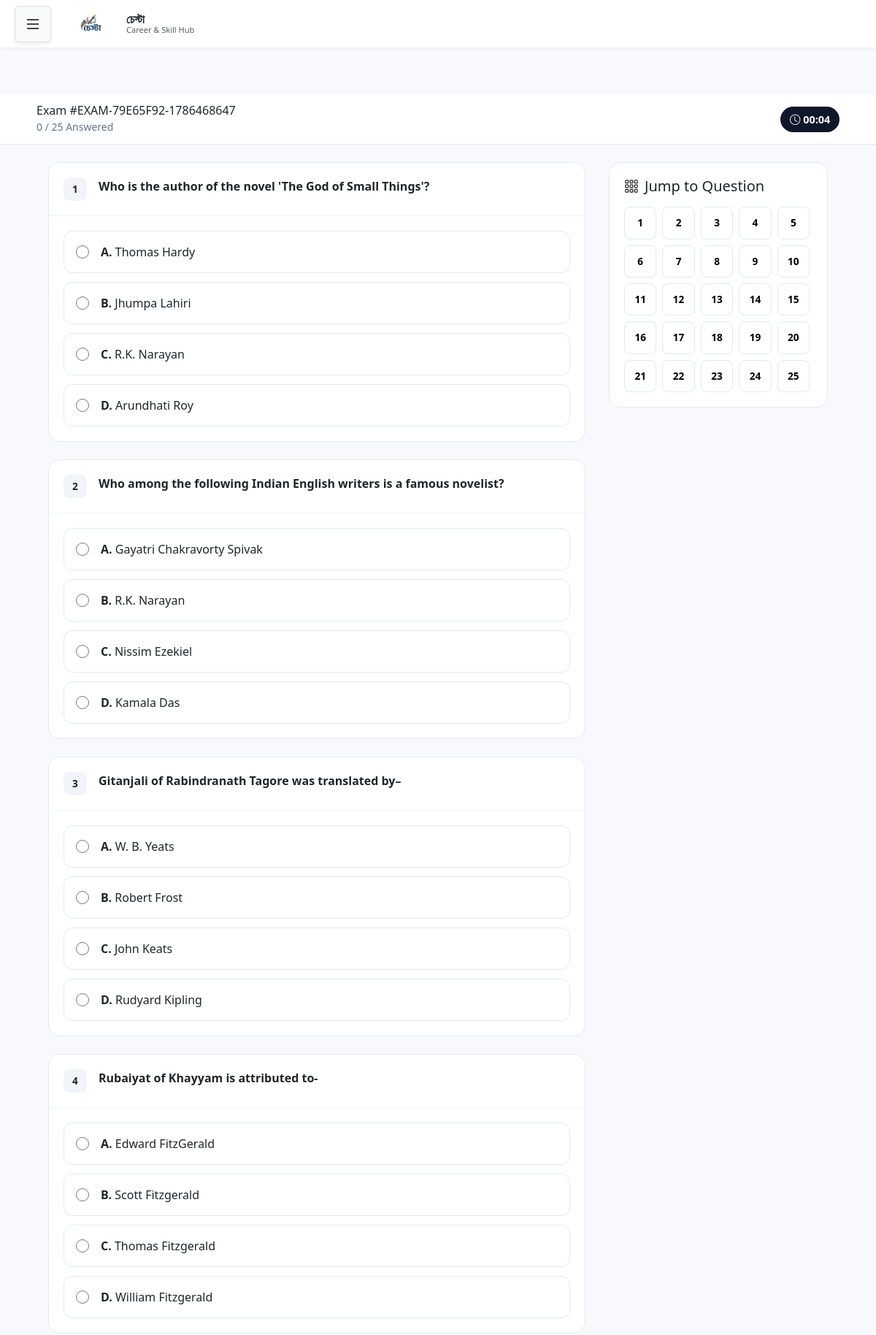
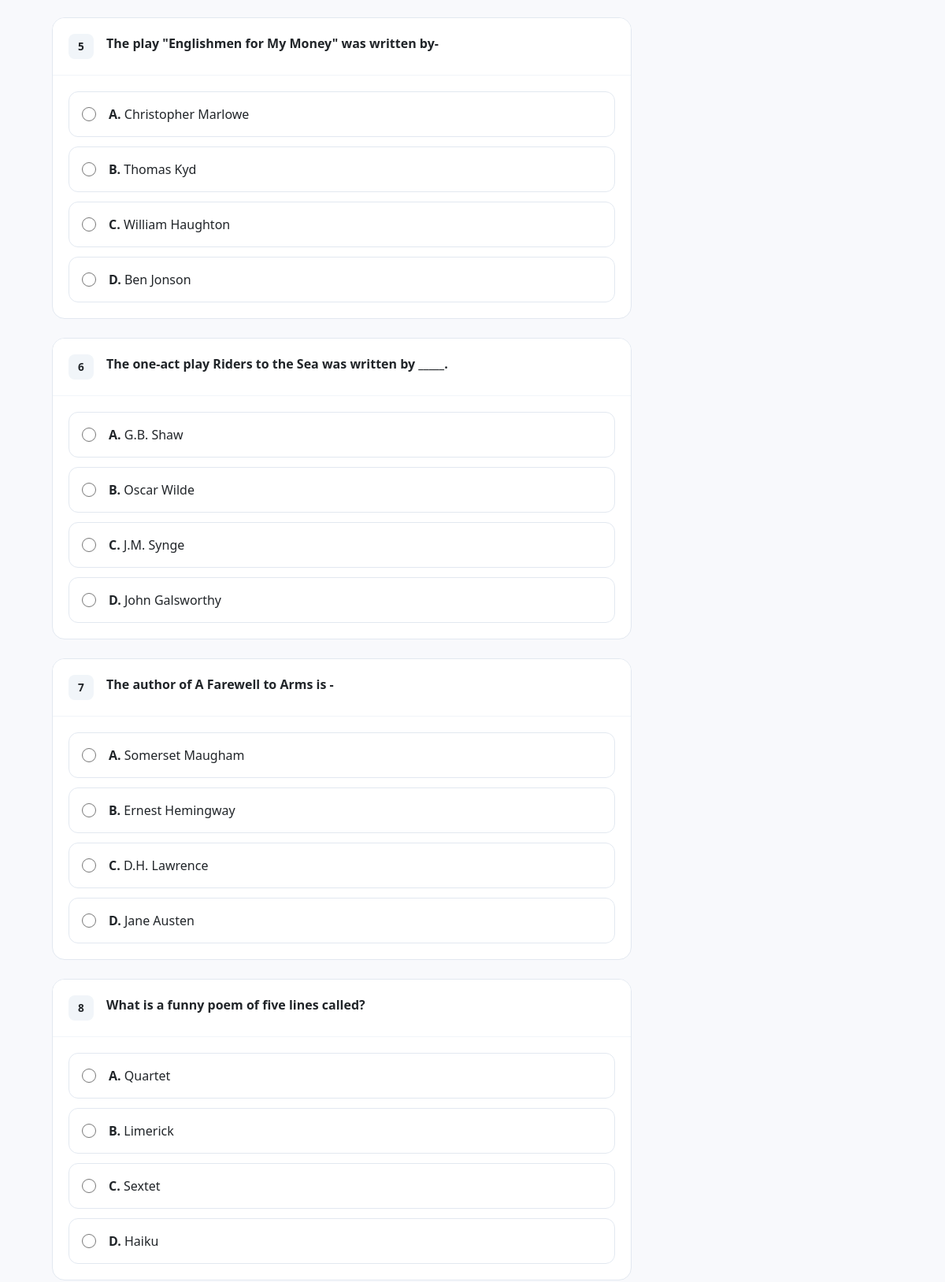
The app's page /view_exam.php?id=EXAM-79E65F92-1786468647 (signed in, upper part) with its own data (2 pictures, top to bottom).
### tables this page shows
CREATE TABLE `exam_questions` (
  `id` int(11) NOT NULL,
  `exam_id` varchar(100) NOT NULL,
  `question_id` int(11) NOT NULL,
  `br_code` varchar(20) DEFAULT NULL,
  `org_code` varchar(20) DEFAULT NULL,
  `entry_user` varchar(200) DEFAULT NULL,
  `entry_date` date DEFAULT NULL
);

CREATE TABLE `questions` (
  `id` int(11) NOT NULL,
  `topic_id` int(11) NOT NULL,
  `question` text NOT NULL,
  `option_a` text NOT NULL,
  `image_url_option_a` varchar(500) DEFAULT NULL,
  `option_b` text NOT NULL,
  `image_url_option_b` varchar(500) DEFAULT NULL,
  `option_c` text NOT NULL,
  `image_url_option_c` varchar(500) DEFAULT NULL,
  `option_d` text NOT NULL,
  `image_url_option_d` varchar(500) DEFAULT NULL,
  `correct_option` char(1) NOT NULL,
  `explanation` text DEFAULT NULL,
  `explanation_image_url` varchar(500) DEFAULT NULL,
  `referance_exam_id` int(10) UNSIGNED DEFAULT NULL,
  `exam_reference` varchar(255) DEFAULT NULL,
  `BR_CODE` varchar(20) DEFAULT NULL,
  `ORG_CODE` varchar(20) DEFAULT NULL,
  `AUTHORIZED_STATUS` char(1) DEFAULT 'Y',
  `AUTHORIZED_USER` varchar(100) DEFAULT NULL,
  `AUTHORIZED_DATE` date DEFAULT NULL,
  `ENTRY_DATE` date DEFAULT NULL,
  `ENTRY_USER` varchar(200) DEFAULT NULL,
  `EDIT_DATE` date DEFAULT NULL,
  `EDIT_USER` varchar(200) DEFAULT NULL,
  `DELETE_USER` varchar(200) DEFAULT NULL,
  `DELETE_DATE` date DEFAULT NULL,
  `upload_process_id` varchar(50) NOT NULL,
  `exam_year` int(11) NOT NULL,
  `exam_date` date DEFAULT NULL,
  `exam_taker` varchar(250) DEFAULT NULL,
  `remarks` varchar(500) DEFAULT NULL,
  `image_url` varchar(500) DEFAULT NULL,
  `question_hash` char(32) DEFAULT NULL
);

### view_exam.php (the view, shortened to what this page needs)
<?php
require 'db.php';
$exam_id = isset($_GET['id']) ? preg_replace('/[^A-Za-z0-9\-]/', '', $_GET['id']) : '';
function fetchExamQuestionsDirect($pdo, $eid) {
    $sql = "SELECT
                ex.question_id,
                q.question AS questiontext,
                q.option_a,
                q.option_b,
                q.option_c,
                q.option_d,
                q.image_url_option_a,
                q.image_url_option_b,
                q.image_url_option_c,
                q.image_url_option_d,
                q.correct_option,
                q.explanation,
                q.explanation_image_url,
                q.image_url,
                l.id AS level_id,
                s.id AS subject_id,
                c.id AS chapter_id,
                t.id AS topic_id,
                q.BR_CODE AS br_code,
                q.ORG_CODE AS org_code,
                q.exam_year,
                q.exam_date
            FROM exam_questions ex
            INNER JOIN questions q ON ex.question_id = q.id
            LEFT JOIN topics t ON q.topic_id = t.id
            LEFT JOIN chapters c ON t.chapter_id = c.id
            LEFT JOIN subjects s ON c.subject_id = s.id
            LEFT JOIN levels l ON s.level_id = l.id
            WHERE ex.exam_id = :eid
            ORDER BY ex.id ASC";
    $stmt = $pdo->prepare($sql);
    $stmt->execute(['eid' => $eid]);
    return $stmt->fetchAll(PDO::FETCH_ASSOC);
}
$results = $_SESSION['results'][$exam_id] ?? null;
$questions = [];
if (!$results) {
    if (!isset($_SESSION['questions'][$exam_id]) || empty($_SESSION['questions'][$exam_id])) {
        $_SESSION['questions'][$exam_id] = fetchExamQuestionsDirect($pdo, $exam_id);
    }
    $questions = $_SESSION['questions'][$exam_id] ?? [];
}
?>
<!DOCTYPE html>
<html lang="bn">
<head>
    <link href="https://cdn.jsdelivr.net/npm/bootstrap-icons@1.11.3/font/bootstrap-icons.css" rel="stylesheet">
</head>
<body class="d-flex flex-column min-vh-100">
    <?php include 'header.php'; ?>
    <main class="flex-grow-1">
    <?php if ($results): ?>
        <div class="container my-4" style="max-width: 900px;">
            <div class="text-center p-4 rounded mb-4" style="background: <?= $results['grade']['color'] ?>; color:white;">
                <h1><i class="bi <?= $results['grade']['icon'] ?>"></i> <?= htmlspecialchars($results['grade']['label']) ?></h1>
                <h2>Score: <?= $results['pct'] ?>%</h2>
            </div>
            <div class="card shadow mb-5">
                <div class="card-header bg-dark text-white text-center py-3">
                    <h3 class="m-0">পরীক্ষার ফলাফল (Exam Review)</h3>
                </div>
                <div class="card-body p-4">
                    <div class="row text-center mb-4 g-2 fs-5">
                        <div class="col-6 col-md-3"><strong>মোট:</strong> <?= $results['total'] ?></div>
                        <div class="col-6 col-md-3 text-success"><strong>সঠিক:</strong> <?= $results['correct'] ?></div>
                        <div class="col-6 col-md-3 text-danger"><strong>ভুল:</strong> <?= $results['incorrect'] ?></div>
                        <div class="col-6 col-md-3 text-warning"><strong>বাকি:</strong> <?= $results['unanswered'] ?></div>
                    </div>
                    <hr>
                    <?php foreach ($results['review'] as $i => $res): ?>
                        <?php $qnum = $i + 1; ?>
                        <div class="mb-4 border-bottom pb-3">
                            <h5 class="mb-3"><?= $qnum . ". " . htmlspecialchars($res['question']) ?></h5>
                            <?php if (!empty($res['image_url'])): ?>
                                <img src="<?= htmlspecialchars(toDirectImageUrl($res['image_url'])) ?>" alt="Question <?= $qnum ?> image" class="review-img">
                            <?php endif; ?>
                            <?php foreach ($res['options'] as $key => $opt):
                                if (empty($opt)) continue;
                                $optImg = $res['option_images'][$key] ?? '';
                                $class = "";
                                $icon = "";
                                if ($res['given_answer'] === $key) {
                                    if ($key === $res['correct_option']) {
                                        $class = "text-success fw-bold border-success";
                                        $icon = " <i class='bi bi-check-circle-fill'></i>";
                                    } else {
                                        $class = "text-danger fw-bold border-danger";
                                        $icon = " <i class='bi bi-x-circle-fill'></i>";
                                    }
                                } elseif ($key === $res['correct_option']) {
                                    $class = "text-success fw-bold";
                                }
                            ?>
                                <div class="mb-2 p-2 border rounded <?= $class ?>" style="background: <?= $class ? '#f8fafc' : 'transparent' ?>">
                                    <p class="mb-0"><?= $key . ") " . htmlspecialchars($opt) . $icon ?></p>
                                    <?php if (!empty($optImg)): ?>
                                        <img src="<?= htmlspecialchars($optImg) ?>" alt="Option <?= $key ?> image" class="review-option-img">
                                    <?php endif; ?>
                                </div>
                            <?php endforeach; ?>
                            <?php
                            $hasExplText  = !empty($res['explanation']) && trim((string)$res['explanation']) !== '';
                            $hasExplImage = !empty($res['explanation_image_url']) && trim((string)$res['explanation_image_url']) !== '';
                            ?>
                            <?php if ($hasExplText || $hasExplImage): ?>
                                <div class="explanation-box">
                                    <div class="expl-title">
                                        <i class="bi bi-lightbulb-fill"></i> ব্যাখ্যা (Explanation)
                                    </div>
                                    <?php if ($hasExplText): ?>
                                        <div class="expl-text"><?= htmlspecialchars($res['explanation']) ?></div>
                                    <?php endif; ?>
                                    <?php if ($hasExplImage): ?>
                                        <img src="<?= htmlspecialchars(toDirectImageUrl($res['explanation_image_url'])) ?>"
                                             alt="Explanation image for Q<?= $qnum ?>"
                                             class="expl-img"
                                             loading="lazy"
                                             onerror="this.onerror=null; this.replaceWith(Object.assign(document.createElement('div'), {className:'expl-text', style:'color:#b45309;font-size:.85rem;', innerHTML:'⚠️ Explanation image failed to load.'}));">
                                    <?php endif; ?>
                                </div>
                            <?php endif; ?>
                        </div>
                    <?php endforeach; ?>
                    <div class="text-center mt-4 gap-2 d-flex justify-content-center">
                        <form method="post">
                            <button type="submit" name="retry" class="btn btn-primary">🔄 আবার দিন (Retry)</button>
                        </form>
                        <a href="exam_list.php" class="btn btn-secondary">ফিরুন (Back)</a>
                    </div>
                </div>
            </div>
        </div>
    <?php else: ?>
        <div class="sticky-bar">
            <div style="max-width: 1100px; margin: 0 auto; display: flex; align-items: center; justify-content: space-between;">
                <div style="display: flex; align-items: center; gap: 10px;">
                    <div>
                        <h4 style="margin:0; font-size: 1rem;">Exam #<?= htmlspecialchars($exam_id) ?></h4>
                        <small id="progressText" style="color: #64748b;">0 / <?= count($questions) ?> Answered</small>
                    </div>
                </div>
                <div style="background: var(--slate-900); color: white; padding: 0.4rem 0.8rem; border-radius: 2rem; font-weight: 700; font-size: 0.9rem;">
                    <i class="bi bi-clock"></i> <span id="timer">00:00</span>
                </div>
            </div>
        </div>
        <form method="post" id="examForm" action="<?= htmlspecialchars($_SERVER['PHP_SELF']) . '?id=' . urlencode($exam_id) ?>">
            <div class="exam-container">
                <div class="main-content">
                    <?php foreach ($questions as $i => $q): $qnum = $i + 1; ?>
                        <div class="q-card" id="q-<?= $qnum ?>">
                            <div class="q-header">
                                <div class="q-num"><?= $qnum ?></div>
                                <div><?= htmlspecialchars($q['questiontext']) ?></div>
                            </div>
                            <div class="options-grid">
                                <?php foreach (['A', 'B', 'C', 'D'] as $opt):
                                    $col = 'option_' . strtolower($opt);
                                ?>
                                    <label class="option-item">
                                        <input type="radio"
                                               name="answers[<?= htmlspecialchars($q['question_id']) ?>]"
                                               value="<?= $opt ?>"
                                               data-qnum="<?= $qnum ?>"
                                               data-qid="<?= htmlspecialchars($q['question_id']) ?>"
                                               onclick="handleOptionClick(event)">
                                        <span class="option-content">
                                            <span><strong><?= $opt ?>.</strong> <?= htmlspecialchars($q[$col]) ?></span>
                                        </span>
                                    </label>
                                <?php endforeach; ?>
                            </div>
                        </div>
                    <?php endforeach; ?>
                </div>
                <aside class="sidebar" id="question-nav">
                    <div class="sidebar-card">
                        <h5 style="margin-top:0; margin-bottom: 1rem; display: flex; align-items: center; gap: 8px;">
                            <i class="bi bi-grid-3x3-gap"></i> Jump to Question
                        </h5>
                        <div class="nav-grid-wrapper">
                            <div class="nav-grid">
                                <?php for ($i=1; $i<=count($questions); $i++): ?>
                                    <button type="button" class="nav-btn" id="nav-<?= $i ?>" onclick="scrollToQuestion(<?= $i ?>)">
                                        <?= $i ?>
                                    </button>
                                <?php endfor; ?>
                            </div>
                        </div>
                    </div>
                </aside>
            </div>
        </form>
    <?php endif; ?>
    </main>
    <?php include 'footer.php'; ?>
</body>
</html>

### view_exam.php (style rules this page uses)
:root { --primary: #4f46e5; --primary-dark: #4338ca; --success: #10b981; --danger: #ef4444; --warning: #f59e0b; --slate-50: #f8fafc; --slate-100: #f1f5f9; --slate-200: #e2e8f0; --slate-700: #334155; --slate-900: #0f172a; --shadow-md: 0 4px 6px -1px rgb(0 0 0 / 0.1); }
body { font-family: 'Inter', 'Hind Siliguri', sans-serif; background-color: var(--slate-50); color: var(--slate-900); margin: 0; padding-bottom: 100px; }
.sticky-bar { position: sticky; top: 0; z-index: 100; background: rgba(255,255,255,0.95); backdrop-filter: blur(10px); border-bottom: 1px solid var(--slate-200); padding: 0.75rem 1rem; }
.exam-container { max-width: 1100px; margin: 0 auto; padding: 1.5rem 1rem; display: grid; grid-template-columns: 1fr 300px; gap: 2rem; }
.q-card { background: white; border: 1px solid var(--slate-200); border-radius: 1rem; margin-bottom: 1.5rem; overflow: hidden; }
.q-header { padding: 1.25rem; background: white; border-bottom: 1px solid var(--slate-100); display: flex; gap: 1rem; font-weight: 600; }
.q-num { background: var(--slate-100); width: 32px; height: 32px; border-radius: 8px; display: flex; align-items: center; justify-content: center; font-size: 0.85rem; flex-shrink: 0; }
.options-grid { padding: 1.25rem; display: flex; flex-direction: column; gap: 0.75rem; }
.option-item { border: 1px solid var(--slate-200); padding: 1rem; border-radius: 0.75rem; cursor: pointer; display: flex; align-items: center; gap: 1rem; transition: 0.2s; }
.option-item input[type="radio"] { cursor: pointer; width: 18px; height: 18px; flex-shrink: 0; }
.option-content { display: flex; align-items: center; gap: 0.75rem; width: 100%; flex-wrap: wrap; }
.sidebar-card { position: sticky; top: 100px; background: white; border: 1px solid var(--slate-200); border-radius: 1rem; padding: 1.25rem; }
.nav-grid { display: grid; grid-template-columns: repeat(5, 1fr); gap: 0.5rem; }
.nav-grid-wrapper { max-height: 400px; overflow-y: auto; padding-right: 4px; }
.nav-btn { width: 100%; aspect-ratio: 1; border: 1px solid var(--slate-200); border-radius: 0.5rem; background: white; cursor: pointer; font-weight: 600; font-size: 0.85rem; transition: 0.2s; display: flex; align-items: center; justify-content: center; }

### header.php (style rules this page uses)
:root { --sidebar-width: 280px; --dark-navy: #1a1a2e; --light-navy: #252545; }
body { background-color: #f8f9fc; margin: 0; min-height: 100vh; display: flex; }

### footer.php (style rules this page uses)
html, body { height: 100%; margin: 0; }
main { flex: 1; }

### records on screen
exam_questions: qnum "1", question.question "Who is the author of the novel 'The God of Small Things'?", opt "A", question.option_a "Thomas Hardy", opt "B", question.option_b "Jhumpa Lahiri", opt "C", question.option_c "R.K. Narayan", opt "D", question.option_d "Arundhati Roy"
exam_questions: qnum "2", question.question "Who among the following Indian English writers is a famous novelist?", opt "A", question.option_a "Gayatri Chakravorty Spivak", opt "B", question.option_b "R.K. Narayan", opt "C", question.option_c "Nissim Ezekiel", opt "D", question.option_d "Kamala Das"
exam_questions: qnum "3", question.question "Gitanjali of Rabindranath Tagore was translated by–", opt "A", question.option_a "W. B. Yeats", opt "B", question.option_b "Robert Frost", opt "C", question.option_c "John Keats", opt "D", question.option_d "Rudyard Kipling"
exam_questions: qnum "4", question.question "Rubaiyat of Khayyam is attributed to-", opt "A", question.option_a "Edward FitzGerald", opt "B", question.option_b "Scott Fitzgerald", opt "C", question.option_c "Thomas Fitzgerald", opt "D", question.option_d "William Fitzgerald"
exam_questions: qnum "5", question.question "The play \"Englishmen for My Money\" was written by-", opt "A", question.option_a "Christopher Marlowe", opt "B", question.option_b "Thomas Kyd", opt "C", question.option_c "William Haughton", opt "D", question.option_d "Ben Jonson"
exam_questions: qnum "6", question.question "The one-act play Riders to the Sea was written by _____.", opt "A", question.option_a "G.B. Shaw", opt "B", question.option_b "Oscar Wilde", opt "C", question.option_c "J.M. Synge", opt "D", question.option_d "John Galsworthy"
exam_questions: qnum "7", question.question "The author of A Farewell to Arms is -", opt "A", question.option_a "Somerset Maugham", opt "B", question.option_b "Ernest Hemingway", opt "C", question.option_c "D.H. Lawrence", opt "D", question.option_d "Jane Austen"
exam_questions: qnum "8", question.question "What is a funny poem of five lines called?", opt "A", question.option_a "Quartet", opt "B", question.option_b "Limerick", opt "C", question.option_c "Sextet", opt "D", question.option_d "Haiku"

### other values on screen
$orgName "চেস্টা"
$exam_id "EXAM-79E65F92-1786468647"
count($questions) "25"
